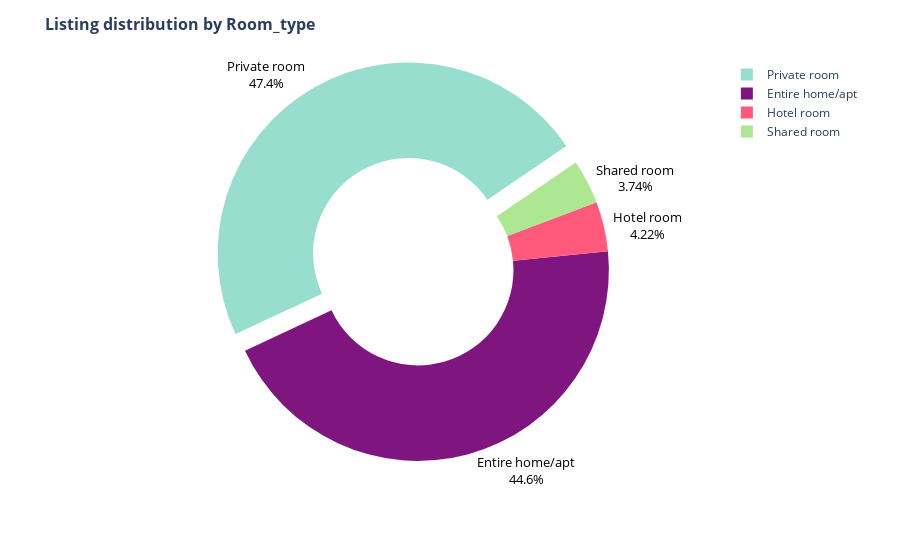

Source (notebook cell):
### Markdown cell above
#### ***Bagaimana distribusi dari tipe kamar di Singapura?***

### Code cell
room_type_pie = px.pie(listing, values=listing['room_type'].value_counts().values, color=listing['room_type'].value_counts().index, names=listing['room_type'].value_counts().index, color_discrete_sequence=["#97DECE","#7F167F","#FF597B","#ADE792"], hole=0.5)
room_type_pie.update_traces(textposition="outside", textfont=dict(color="black",size=13), textinfo="label+percent",pull=[0.1,0,0,0,0],rotation = -115)
room_type_pie.update_layout(title="<b>Listing distribution by Room_type</b>", title_font=dict(size=16))
room_type_pie

### Figure 1 — Plotly figure (JSON) as saved in the notebook; plotly's stock layout.template omitted (floating-point values rounded to 4 significant figures)
{"data": [{"customdata": [["Private room"], ["Entire home/apt"], ["Hotel room"], ["Shared room"]], "domain": {"x": [0, 1], "y": [0, 1]}, "hole": 0.5, "hovertemplate": "label=%{label}<br>value=%{value}<br>color=%{customdata[0]}<extra></extra>", "labels": ["Private room", "Entire home/apt", "Hotel room", "Shared room"], "legendgroup": "", "marker": {"colors": ["#97DECE", "#7F167F", "#FF597B", "#ADE792"]}, "name": "", "pull": [0.1, 0, 0, 0, 0], "rotation": -115, "showlegend": true, "textfont": {"color": "black", "size": 13}, "textinfo": "label+percent", "textposition": "outside", "type": "pie", "values": [1483, 1395, 132, 117]}], "layout": {"legend": {"tracegroupgap": 0}, "margin": {"t": 60}, "piecolorway": ["#97DECE", "#7F167F", "#FF597B", "#ADE792"], "title": {"font": {"size": 16}, "text": "<b>Listing distribution by Room_type</b>"}}}
